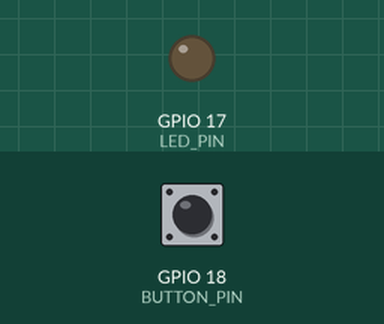
This program was run on a simulated Raspberry Pi (BCM pin numbers). On the bench: output pins drawn as LEDs (lit = HIGH). Inputs (shaded band) come from the test bench; at power-on: GPIO 18 (BUTTON_PIN) HIGH. The clock reads 2024-03-15 10:24:30 at power-on unless the program sets it.

Above: at 1.2 s.
1.3 s: GPIO 18 (BUTTON_PIN) pulled LOW for 0.15 s
At 2.4 s:
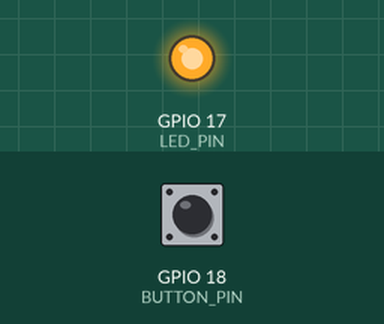
2.9 s: GPIO 18 (BUTTON_PIN) pulled LOW for 1 s
At 4.8 s:
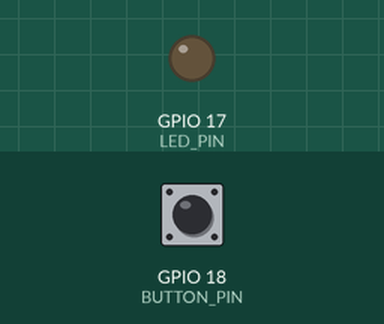
Timing chart, 0 to 6.3 s (numbered marks = the images above; inputs shaded):
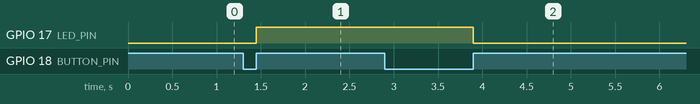

Measured:
- after the input at 1.3 s, GPIO 17 (LED_PIN): LOW → HIGH after 0.15 s
- after the input at 2.9 s, GPIO 17 (LED_PIN): HIGH → LOW after 1.0 s

The program:

BlinkAndHold.py
```python
"""
  This is a simple example that toggles an LED on a button press, but also will exit the
  program when the same button is held for 3 or more seconds. It uses an interrupt event
  to toggle the LED on and off while the main program watches for how long the button is pressed.
"""
import RPi.GPIO as GPIO
import time

LED_PIN = 17
BUTTON_PIN = 18

led_on = False

GPIO.setmode(GPIO.BCM)
GPIO.setup(LED_PIN, GPIO.OUT)
GPIO.setup(BUTTON_PIN, GPIO.IN, pull_up_down=GPIO.PUD_UP)

def toggle_led(pin):
	global led_on		# This is going to run in another thread so we need to tell it that we're
	global LED_PIN		# going to be using led_on and LED_PIN that are defined above.
	led_on = not led_on
	GPIO.output(LED_PIN, led_on)

# we're going to use an interrupt event to toggle the LED on and off so the "main" program can
# calculate the hold time and determine if we should exit the program or not. The "bouncetime"
# parameter is in ms
GPIO.add_event_detect(BUTTON_PIN, GPIO.RISING, callback=toggle_led, bouncetime=200)

try:
	GPIO.output(LED_PIN, led_on)	#set the initial LED status
	while True:
		if not GPIO.input(BUTTON_PIN):	#since we set BUTTON_PIN to use pull-up resistor, input() returns False on button press
			pressed_time = time.time()
			while not GPIO.input(BUTTON_PIN):
				time.sleep(0.1)
			hold_time = time.time() - pressed_time
			if hold_time >= 3:	#if user held the button longer than 3 seconds
				break			#break the while True loop
		time.sleep(0.01)	#let's not suck up all the CPU in this loop...
	GPIO.cleanup()				# clean up GPIO on normal exit

except KeyboardInterrupt:
	GPIO.cleanup()			# clean up GPIO on CTRL+C exit
```
